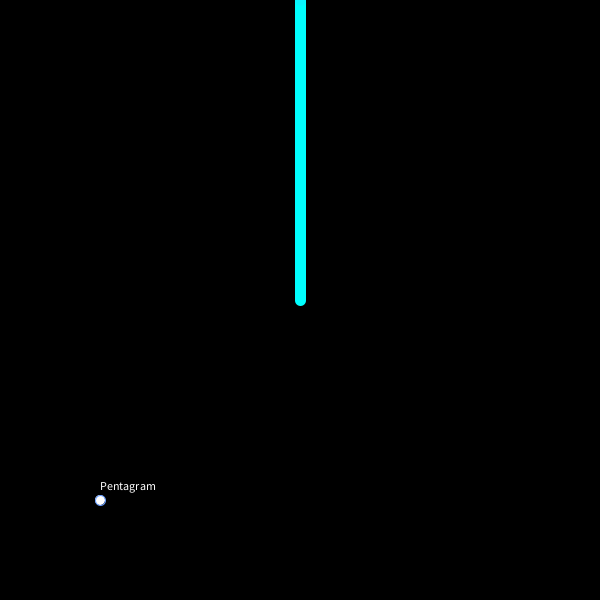
Frame 1 (no input)
Frame 60 (the mouse pressed at the canvas centre just before this capture): identical to frame 1, image omitted
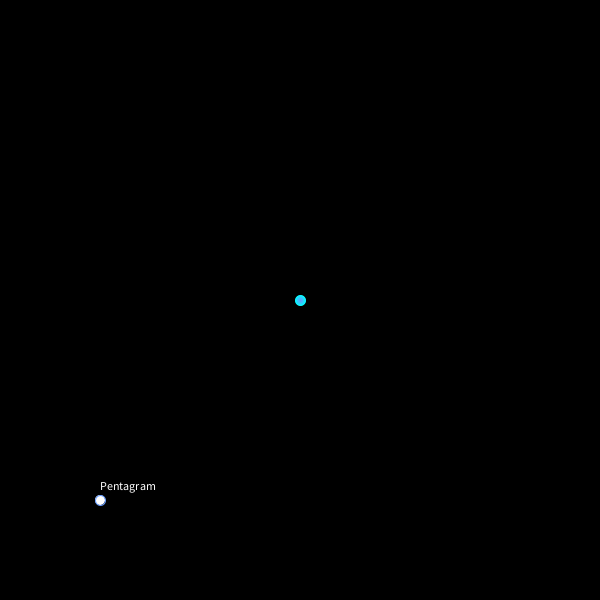
Frame 120 (the mouse held since frame 60 and released just before this capture)

The Processing sketch that drew these frames (run headless with seeded random() and noise(); from frame 60 on, the mouse is pressed at the canvas centre):

// Processing sketch: processing_47565
// ── processing_47565.pde

int maxDepth=11;
int len=22;
void setup() {
  size(600, 600);
  stroke(255);
  smooth();
}
void draw() {
  background(0);
  pushMatrix();
  translate(width/2, height/2);
  tree(0);
  popMatrix();
  fill(255);
  text("Pentagram", 100, 500-10);
  ellipse(100, 500, 10, 10);
  //println("X:"+mouseX+" Y:"+mouseY);
}
void tree(int nDepth) {
  if (nDepth < maxDepth) {
    
    strokeWeight(maxDepth-nDepth);
    stroke(nDepth*10, 255-nDepth*10, 255);
    line (0, 0, 0, mouseX-width/2);
    translate(0, mouseX-width/2);

    //..
    pushMatrix();
    rotate(radians(mouseX));
    tree(nDepth+1);
    popMatrix();
    //..
    pushMatrix();
    rotate(radians(-mouseY));
    tree(nDepth+1);
    popMatrix();
  }
}
